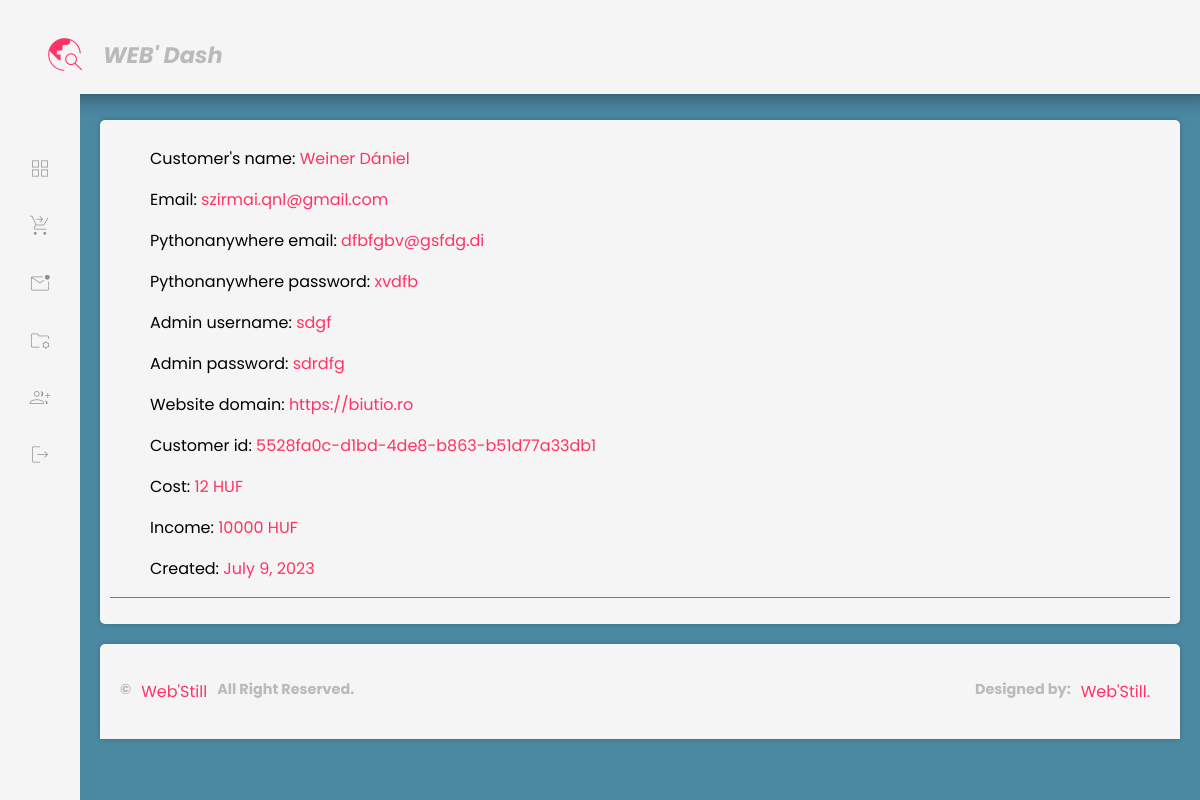
Page /dashboard/customers/Weiner Dániel/5528fa0c-d1bd-4de8-b863-b51d77a33db1/ (signed in) on the committed database.
### dashboard/models.py (models this page shows, shortened)
class Customers(models.Model):
    name = models.CharField(max_length=200)
    email = models.EmailField(max_length=200)
    host_pwd = models.CharField(max_length=200)
    host_email = models.EmailField(max_length=200)
    admin_username = models.CharField(max_length=200)
    admin_password = models.CharField(max_length=200)
    user_id = models.UUIDField(default=uuid.uuid4, editable=False)
    website = models.URLField()
    cost = models.IntegerField()
    income = models.IntegerField()
    created = models.DateField(auto_now_add=True, null=True)
    class Meta:
        ordering = ['-created']

### dashboard/views.py (the view)
# urls.py: path('customers/<str:pk>/<str:pk1>/', views.CustomerDetails, name='customer-details'),
@login_required(login_url='login')
def CustomerDetails(request, pk, pk1):
    customer = Customers.objects.get(name=pk, user_id=pk1)
    context = {'customer': customer}
    return render(request, 'dash/customer.html', context)

### templates/dash/customer.html (shortened to what this page needs)
{% load static %}
<!DOCTYPE html>
<html>
<head>
	<link rel="stylesheet" type="text/css" href="{% static 'dash/style.css' %}">
</head>
<body>
{% include 'dash/navbar.html' %}
    	<main class="main">
			<div class="row">
                <div class="card-02">
						<ul style="border-bottom: 1px solid #4b88a2">
							<li><p>Customer's name: <a>{{customer.name}}</a></p></li>
                            <li><p>Email: <a>{{customer.email}}</a></p></li>
                            <li><p>Pythonanywhere email: <a>{{customer.host_email}}</a></p></li>
                            <li><p>Pythonanywhere password: <a>{{customer.host_pwd}}</a></p></li>
                            <li><p>Admin username: <a>{{customer.admin_username}}</a></p></li>
                            <li><p>Admin password: <a>{{customer.admin_password}}</a></p></li>
                            <li><p>Website domain: <a>{{customer.website}}</a></p></li>
                            <li><p>Customer id: <a>{{customer.user_id}}</a></p></li>
                            <li><p>Cost: <a>{{customer.cost}} HUF</a></p></li>
                            <li><p>Income: <a>{{customer.income}} HUF</a></p></li>
                            <li><p>Created: <a>{{customer.created}}</a></p></li>
						</ul>
                </div>
            </div>
            {% include 'dash/footer.html' %}
		</main>
</div>
	</body>
</html>

### static/dash/style.css (style rules this page uses)
:root { --primary: #FF3366; --secondary: whitesmoke; --light: #FF3366; --dark: #4b88a2; --white: #fff; --hover: #274756; --card-radius: 5px; --border-radius: 3px; }
* { font-family: 'Poppins', sans-serif; }
html { background: var(--dark); }
body { padding: 0; margin: 0; position: relative; }
ul { list-style: none; }
a { color: var(--primary); text-decoration:none; cursor: pointer; }
.row { width: 100%; display: flex; justify-content: center; flex-wrap: wrap; }
.card-02 { background: var(--secondary); position: relative; flex: 1; // max-width: 500px; min-width: 300px; margin: 10px; border-radius: var(--card-radius); padding: 10px; box-shadow: 0 0 5px rgba(0, 0, 0, .2); }
.main { margin: 110px 10px 0 10px; flex-direction: column; width: 100%; padding-left: 80px; }
a { cursor: pointer; }
ul { list-style-type: none; }

### rows in the picture
Customers: name "Weiner Dániel", email "szirmai.qnl@gmail.com", host_email "dfbfgbv@gsfdg.di", host_pwd "xvdfb", admin_username "sdgf", admin_password "sdrdfg", website "https://biutio.ro", user_id "5528fa0c-d1bd-4de8-b863-b51d77a33db1", cost "12", income "10000", created "July 9, 2023"
